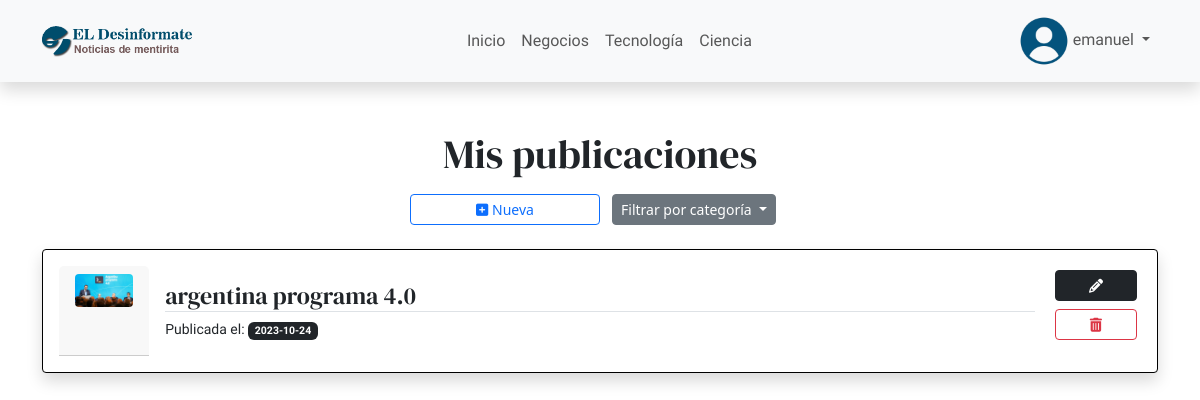
The app's page /admin/index.php (signed in) with its own data.
### tables this page shows
CREATE TABLE `news` (
  `id_noticia` int(11) NOT NULL,
  `id_usuario` int(11) NOT NULL,
  `titulo` text NOT NULL,
  `copete` text NOT NULL,
  `cuerpo` text NOT NULL,
  `imagen` varchar(255) NOT NULL,
  `fecha` date NOT NULL,
  `categoria` varchar(30) NOT NULL
);

### backend/admin_mis_noticias.php (called while the page is built, shortened)
<?php
extract($_REQUEST);
require("conexion.php");
$id_usuario=$_SESSION['id_usuario'];
$instruccion = "
    SELECT news.*, CONCAT(usuarios.nombre, ' ', usuarios.apellido) AS autor, usuarios.rol
    FROM news
    INNER JOIN usuarios ON news.id_usuario = usuarios.id_usuario
    WHERE news.id_usuario = '$id_usuario'
";
if (!isset($categoria)) {
    $instruccion = "
    SELECT news.*, CONCAT(usuarios.nombre, ' ', usuarios.apellido) AS autor, usuarios.rol
    FROM news
    INNER JOIN usuarios ON news.id_usuario = usuarios.id_usuario
    WHERE news.id_usuario = '$id_usuario'
";
}
$mis_noticias = $conexion->query($instruccion);
?>

### admin/publicaciones.php (the view, shortened to what this page needs)
<?php
extract($_REQUEST);
require("../backend/admin_mis_noticias.php");
?>
<!DOCTYPE html>
<html lang="es">
<head>
</head>
<body>
    <div class="container-fluid min-vh-100">
        <div class="container">
            <h1 class="text-center">Mis publicaciones</h1>
        </div>
        <div class="container mt-3">
            <div class="row justify-content-center">
                <a href="../noticias/form_agregar.php" class="btn btn-sm btn-outline-primary col-2 mb-4">
                    <i class="fa-solid fa-square-plus"></i>
                    Nueva
                </a>
                <div class="dropdown col-2">
                    <button class="btn btn-sm btn-secondary dropdown-toggle" type="button" data-bs-toggle="dropdown"
                        aria-expanded="false">
                        Filtrar por categoría
                    </button>
                </div>
                <?php if ($mis_noticias->rowCount() > 0): ?>
                    <?php foreach ($mis_noticias as $noticia): ?>
                        <div class="col-12 mb-1">
                            <div class="card p-3 shadow border-black rounded-1 mb-3">
                                <div class="row g-0">
                                    <div class="col-md-1 col-sm-12 justify-content-center align-items-center card-header">
                                        <img src="../imagenes/subidas/<?php print($noticia['imagen']); ?>"
                                            class="img-fluid card-img rounded-1" alt="Imagen de la tarjeta" width="100">
                                    </div>
                                    <div class="col-md-10 col-sm-12 card-body">
                                        <div class="">
                                            <h4 class="card-title mb-1 border-bottom">
                                                <?php print($noticia['titulo']); ?>
                                            </h4>
                                        </div>
                                        <div class="card-text">
                                            <small>Publicada el:
                                                <span class="badge text-bg-dark">
                                                    <?php print($noticia['fecha']) ?>
                                                </span>
                                            </small>
                                        </div>
                                    </div>
                                    <div class="col-md-1 col-sm-12">
                                        <div class="">
                                            <div
                                                class=" d-flex flex-column flex-wrap justify-content-center text-center slign-items-center w-100">
                                                <a href="<?php print('../noticias/form_editar.php?id_noticia=' . $noticia["id_noticia"] . ''); ?>"
                                                    class="btn btn-sm btn-dark m-1"><i class="fa-solid fa-pencil"></i></a>
                                                <a href="<?php print('../backend/borrar_noticia.php?id_noticia=' . $noticia["id_noticia"] . '&imagen=' . $noticia["imagen"] . ''); ?>"
                                                    class="btn btn-sm btn-outline-danger m-1"
                                                    onclick="return confirm(&quot; Desea eliminar &quot;)"><i
                                                        class="fa-solid fa-trash-can"></i></a>
                                            </div>
                                        </div>
                                    </div>
                                </div>
                            </div>
                        </div>
                    </div>
                <?php endforeach; ?>
            <?php else: ?>
                <div class="container mt-3 alert alert-secondary">
                    Aún no has publicado nada
                </div>
            <?php endif ?>
        </div>
    </div>
</body>
</html>

### estaticos/css/style.css (style rules this page uses)
:root { --font-dm: 'DM Serif Display', serif; --font-instrument: 'Instrument Serif', serif; --font-news: 'News Cycle', sans-serif; --font-roboto: 'Roboto', sans-serif; }
html { font-family: var(--font-roboto); }
h1, h2, h3, h4 { font-family: var(--font-dm); }
a, button, small { font-family: var(--font-news); }

### records on screen
news: imagen (picture), titulo "argentina programa 4.0", fecha "2023-10-24"

### other values on screen
$nombre "emanuel"
